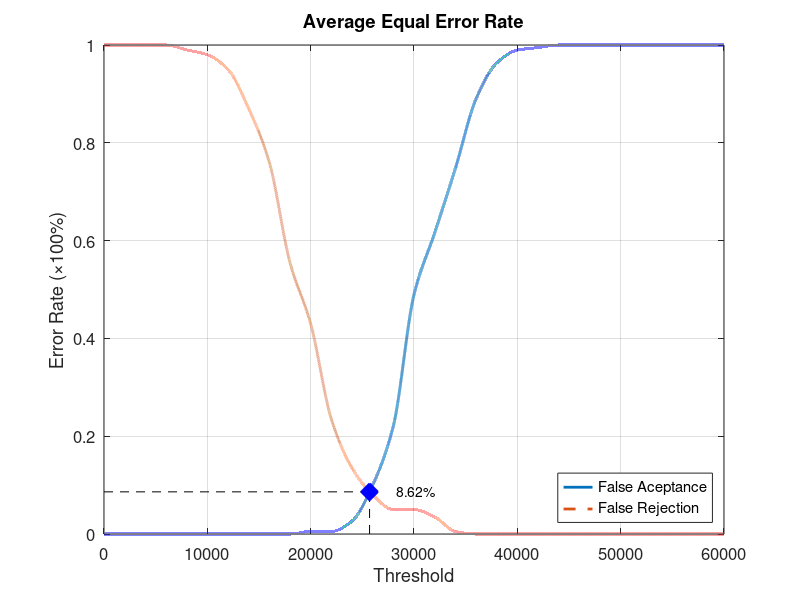
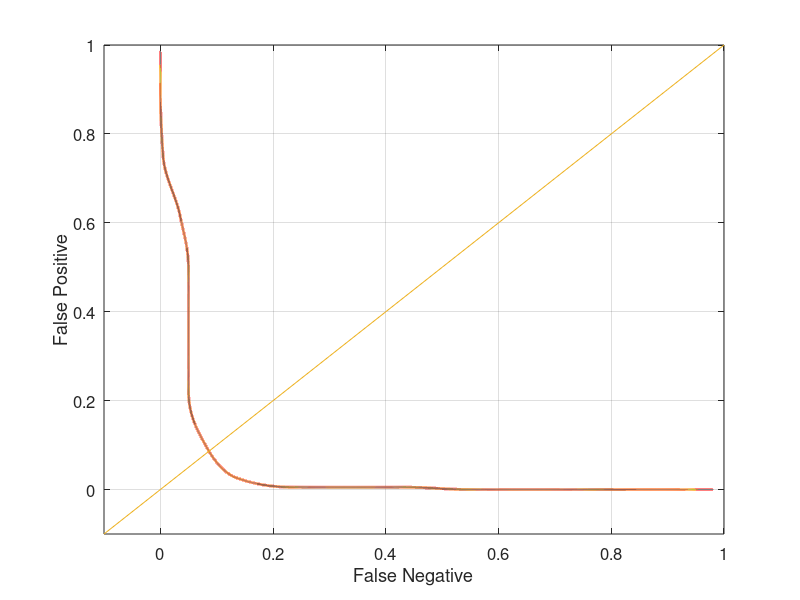

MATLAB code for these plots, in order:
function yEER = Database1_2
close all;
clear;
clc;
x = 0:2000:60000;
xq = 0:0.5:60000;

y0 = [0 0 0 0 0 0 0 0 0 0 0.00526316 0.00526316 0.0263158 0.1 0.221053 0.489474 0.615789 0.747368 0.889474 0.963158 0.989474 0.994737 1 1 1 1 1 1 1 1 1];
yy0 = interp1(x, y0, xq, 'pchip');
y1 = [1 1 1 1 0.99 0.98 0.95 0.87 0.76 0.555 0.43 0.235 0.135 0.08 0.05 0.05 0.035 0.005 0 0 0 0 0 0 0 0 0 0 0 0 0];
yy1 = interp1(x, y1, xq, 'pchip');

% Calculating EER: 
y2 = abs(y0 - y1);
find(y2 == min(y2))
yy2 = abs(yy0 - yy1);
xEER = find(yy2 == min(yy2));
xEERIndex = xq(xEER) % X-axis EER
yEER = yy0(xEER) % Y-axis EER

main = figure
plot(xq, yy0,'-','LineWidth', 2);	hold on
plot(xq, yy1,'--','LineWidth', 2);	hold on
plot([xEERIndex xEERIndex], [0 yEER], 'k--');	hold on
plot([0 xEERIndex], [yEER yEER], 'k--');	hold on
plot(xEERIndex, yEER, 'bx', 'LineWidth', 10);	hold on
text(xEERIndex + 10 * xEERIndex / 100, yEER, [num2str(round((10000 * yEER)) / 100) '%'])
legend('False Aceptance', 'False Rejection', 'Location', 'SouthEast')
xlabel('Threshold')
ylabel('Error Rate (\times100%)')
title('Average Equal Error Rate')
set(gca, 'FontSize', 12)
axis([0 60000 0 1])
grid on

print(main, 'Database1_2Main', '-dpng');
FNRxFPR = figure('Color', [1 1 1]);
plot(yy1, yy0, '-', yy1, yy0, 'LineWidth', 2);
hold on
y = -0.1:0.1:1
plot(y, y); 
set(gca, 'FontSize', 12)
xlabel('False Negative')
ylabel('False Positive')
axis([-0.1 1 -0.1 1])
set(gca, 'FontSize', 12)
grid on

print(FNRxFPR, 'Database1_2FNRxFPR','-dpng');
end
